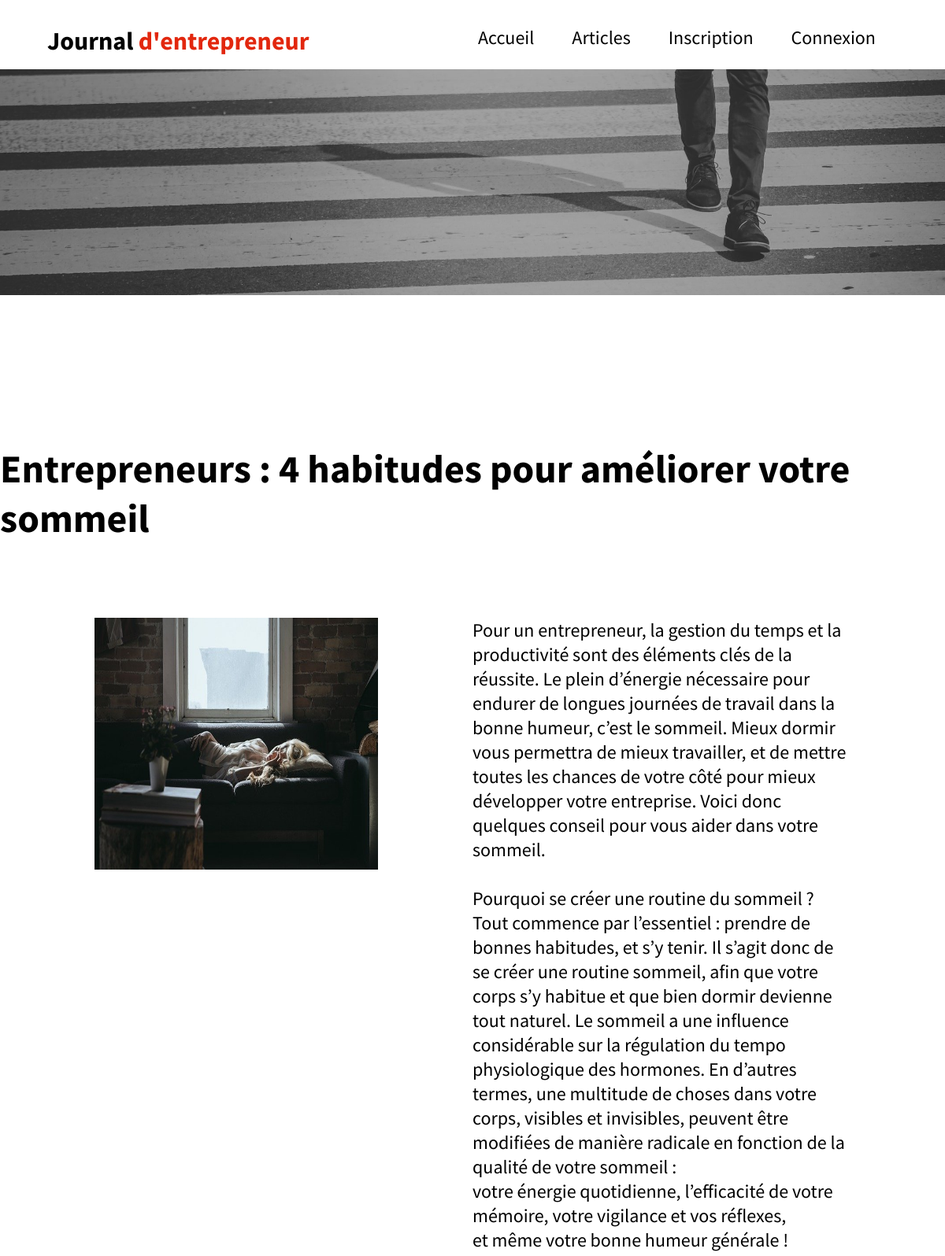
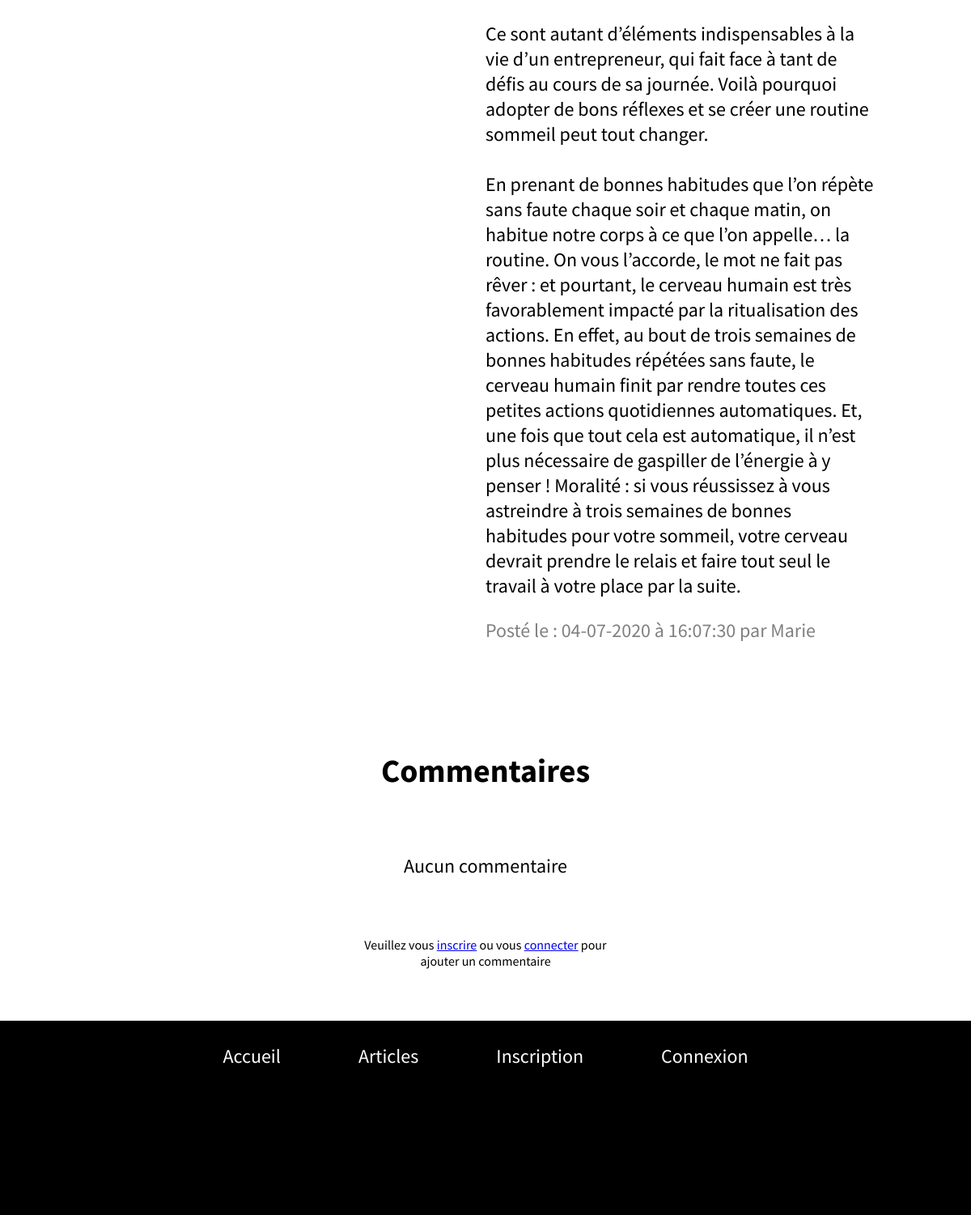
Screenshot of /article.php?id=125 with the database file from the repository (2 pictures, top to bottom).
### tables this page shows
CREATE TABLE `articles` (
  `id` int(11) NOT NULL,
  `nom` varchar(255) NOT NULL,
  `article` text NOT NULL,
  `id_utilisateur` int(11) NOT NULL,
  `id_categorie` int(11) NOT NULL,
  `date` timestamp NOT NULL DEFAULT CURRENT_TIMESTAMP ON UPDATE CURRENT_TIMESTAMP,
  `image` varchar(255) DEFAULT NULL
);

CREATE TABLE `utilisateurs` (
  `id` int(11) NOT NULL,
  `login` varchar(255) NOT NULL,
  `password` varchar(255) NOT NULL,
  `email` varchar(255) NOT NULL,
  `id_droits` int(11) NOT NULL
);

### article.php (the view, shortened to what this page needs)
<!doctype html>
<html>
	<head>
		<link rel="stylesheet" href="blog.css"/>
	</head>
	<body>
			<section id="image-fond1">
			<?php include("header.php"); ?>
				<section class="text">
				<?php
					$connexion = mysqli_connect('localhost','root','','blog');
					$requete = "SELECT * FROM articles  WHERE id = '".$_GET['id']."'";
					$resultat = mysqli_query($connexion, $requete);
					$donnees = mysqli_fetch_assoc($resultat);
					$requete2 = "SELECT login FROM utilisateurs WHERE id = '".$donnees['id_utilisateur']."'";
					$req = mysqli_query($connexion, $requete2);
					$data = mysqli_fetch_assoc($req);
					$requete3 = "SELECT DATE_FORMAT(date,'%d-%m-%Y à %H:%i:%s') as date FROM articles WHERE id = '".$_GET['id']."'";
					$req3 = mysqli_query($connexion, $requete3);
					$date = mysqli_fetch_assoc($req3);
					$id_article = $_GET['id'];
				?>
			<article class="partie-haut3">
			</article>
				<section class="feuille-blanche">
					<div class="reservation_page_info4"><?php echo $donnees['nom']; ?></div>
				<article class="donnees">
					<div class="column-1">
						<div class="reservation_page_info"><img src="<?php echo $donnees['image'];?>" class="img-article"></div>
					</div>
					<div class="column-2">
						<div class="reservation_page_info"><?php echo nl2br($donnees['article']); ?></div>
						<div class="reservation_page_info2"><?php echo "<p>Posté le : ", $date['date'], " par ", $data['login'], "</p>"; ?></div>
					</div>
				</article>
		<?php
			$connexion = mysqli_connect('localhost','root','','blog');
			$requete = "SELECT id_article, id_utilisateur,commentaire, DATE_FORMAT(date,'%d/%m/%Y à %H:%i:%s') as date FROM commentaires WHERE id_article = \"$id_article\" ORDER by id DESC";
			$resultat = mysqli_query($connexion, $requete);
			$commentaires = mysqli_fetch_all($resultat);
		?>
		<h1 class='welcome3'>Commentaires</h1>
		<?php
			if($commentaires==null)
			{
				?><div class='reservation_page_info'><p>Aucun commentaire</p></div><?php
			}
		?>
		<?php
		if(!isset($_SESSION['login']))
		{
			?><div class='mdp2'><p class='voir-articles5'>Veuillez vous <a href="inscription.php">inscrire</a> ou vous <a href="connexion.php">connecter</a> pour ajouter un commentaire</p></div><?php
		}
		else
		{
			include ("commentaire.php");
		}
		?>
		</section>
		</section>
		</section>
			<?php include("footer.php"); ?>
	</body>
</html>

### blog.css (style rules this page uses)
html { margin: 0; }
body { margin: 0; background-color: white; }
#image-fond1 { margin: 0; background-color: #FFFFFF; background-size: 100%; display: flex; flex-direction: column; align-items: center; }
.text { display: flex; flex-direction: column; }
.partie-haut3 { display: flex; justify-content: space-between; background-image: url("images/pexels-photo-4560165.png"); background-size: 100%; background-repeat: no-repeat; height: 40vh; margin-top: 10vh; padding-bottom: 4em; }
.welcome3 { font-family: "Bold"; font-size: 2.5em; padding-top: 7vh; }
.voir-articles5 { font-family: "Book"; color: black; text-align: center; padding-bottom: 3em; }
.mdp2 { margin-top: 2em; width: 27vw; }
.donnees { margin-top: 10vh; width: 100%; display: flex; justify-content: center; }
.column-1 { display: flex; flex-direction: column; align-items: flex-start; width: 40%; }
.column-2 { display: flex; flex-direction: column; width: 40%; }
.reservation_page_info { font-family: "Book"; font-size: 24px; display: flex; }
.img-article { width: 30vw; height: 40vh; }
.reservation_page_info2 { color: grey; font-family: "Book"; font-size: 24px; display: flex; margin: 0px; }
.reservation_page_info4 { font-family: "Bold"; font-size: 50px; padding-top: 100px; padding-bottom: 15px; display: flex; }
.feuille-blanche { display: flex; flex-direction: column; background-color: white; align-items: center; margin: 0px; padding: 0px; }

### rows the page displays
articles: nom "Entrepreneurs : 4 habitudes pour améliorer votre sommeil", image (picture), article "Pour un entrepreneur, la gestion du temps et la productivité sont des éléments clés de la réussite. Le plein d’énergie nécessaire pour endurer de longues journées de travail dans la bonne humeur, c’est le sommeil. Mieux dormir vous permettra de mieux travailler, et de mettre toutes les chances de votre côté pour mieux développer votre entreprise. Voici donc quelques conseil pour vous aider dans votre sommeil. Pourquoi se créer une routine du sommeil ? Tout commence par l’essentiel : prendre de bonnes habitudes, et s’y tenir. Il s’agit donc de se créer une routine sommeil, afin que votre corps s’y habitue et que bien dormir devienne tout naturel. Le sommeil a une influence considérable sur…"
utilisateurs: login "Marie"

### other values shown
$date['date'] "04-07-2020 à 16:07:30"
